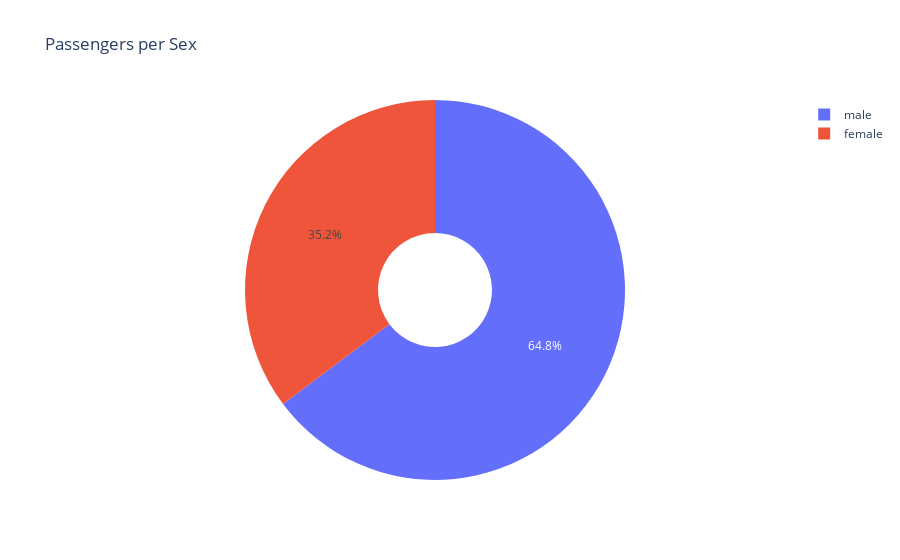

Notebook code for this chart:
### Code cell
import pandas as pd


df = pd.read_csv("../../data/titanic.csv")
passengers = df.groupby("Sex").agg({"PassengerId": "count"})
passengers
passengers.plot.pie(
    y="PassengerId",
    startangle=90,
    autopct="%1.1f%%",  # Format the percentages to show one decimal
)


import plotly.express as px


passengers_index = passengers.reset_index()
passengers_index

fig = px.pie(
    passengers_index, 
    values="PassengerId", 
    names="Sex", 
    title="Passengers per Sex",
    hole=0.3
)
fig.show()

### Figure 1 — Plotly figure (JSON) as saved in the notebook; plotly's stock layout.template omitted (floating-point values rounded to 4 significant figures)
{"data": [{"domain": {"x": [0, 1], "y": [0, 1]}, "hole": 0.3, "hovertemplate": "Sex=%{label}<br>PassengerId=%{value}<extra></extra>", "labels": ["female", "male"], "legendgroup": "", "name": "", "showlegend": true, "values": [314, 577], "type": "pie"}], "layout": {"legend": {"tracegroupgap": 0}, "title": {"text": "Passengers per Sex"}}}
